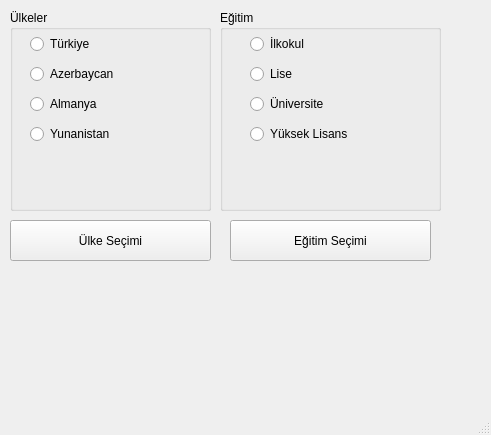
<?xml version="1.0" encoding="UTF-8"?>
<ui version="4.0">
 <class>MainWindow</class>
 <widget class="QMainWindow" name="MainWindow">
  <property name="geometry">
   <rect>
    <x>0</x>
    <y>0</y>
    <width>491</width>
    <height>435</height>
   </rect>
  </property>
  <property name="windowTitle">
   <string>MainWindow</string>
  </property>
  <widget class="QWidget" name="centralwidget">
   <widget class="QLabel" name="lblUlke">
    <property name="geometry">
     <rect>
      <x>10</x>
      <y>280</y>
      <width>201</width>
      <height>101</height>
     </rect>
    </property>
    <property name="text">
     <string/>
    </property>
   </widget>
   <widget class="QLabel" name="lblEgitim">
    <property name="geometry">
     <rect>
      <x>230</x>
      <y>280</y>
      <width>201</width>
      <height>101</height>
     </rect>
    </property>
    <property name="text">
     <string/>
    </property>
   </widget>
   <widget class="QPushButton" name="btnUlke">
    <property name="geometry">
     <rect>
      <x>10</x>
      <y>220</y>
      <width>201</width>
      <height>41</height>
     </rect>
    </property>
    <property name="text">
     <string>Ülke Seçimi</string>
    </property>
   </widget>
   <widget class="QPushButton" name="btnEgitim">
    <property name="geometry">
     <rect>
      <x>230</x>
      <y>220</y>
      <width>201</width>
      <height>41</height>
     </rect>
    </property>
    <property name="text">
     <string>Eğitim Seçimi</string>
    </property>
   </widget>
   <widget class="QGroupBox" name="groupBoxUlke">
    <property name="geometry">
     <rect>
      <x>10</x>
      <y>10</y>
      <width>201</width>
      <height>201</height>
     </rect>
    </property>
    <property name="sizePolicy">
     <sizepolicy hsizetype="Preferred" vsizetype="Preferred">
      <horstretch>0</horstretch>
      <verstretch>0</verstretch>
     </sizepolicy>
    </property>
    <property name="title">
     <string>Ülkeler</string>
    </property>
    <widget class="QWidget" name="gridLayoutWidget">
     <property name="geometry">
      <rect>
       <x>20</x>
       <y>20</y>
       <width>141</width>
       <height>121</height>
      </rect>
     </property>
     <layout class="QGridLayout" name="gridLayoutUlke">
      <item row="2" column="0">
       <widget class="QRadioButton" name="radioAlmanya">
        <property name="text">
         <string>Almanya</string>
        </property>
       </widget>
      </item>
      <item row="0" column="0">
       <widget class="QRadioButton" name="radioTurkiye">
        <property name="text">
         <string>Türkiye</string>
        </property>
       </widget>
      </item>
      <item row="1" column="0">
       <widget class="QRadioButton" name="radioAzerbaycan">
        <property name="text">
         <string>Azerbaycan</string>
        </property>
       </widget>
      </item>
      <item row="3" column="0">
       <widget class="QRadioButton" name="radioYunanistan">
        <property name="text">
         <string>Yunanistan</string>
        </property>
       </widget>
      </item>
     </layout>
    </widget>
   </widget>
   <widget class="QGroupBox" name="groupBoxEgitim">
    <property name="geometry">
     <rect>
      <x>220</x>
      <y>10</y>
      <width>221</width>
      <height>201</height>
     </rect>
    </property>
    <property name="title">
     <string>Eğitim</string>
    </property>
    <widget class="QWidget" name="gridLayoutWidget_2">
     <property name="geometry">
      <rect>
       <x>30</x>
       <y>20</y>
       <width>141</width>
       <height>121</height>
      </rect>
     </property>
     <layout class="QGridLayout" name="gridLayoutEgitim">
      <item row="2" column="0">
       <widget class="QRadioButton" name="radioUniversite">
        <property name="text">
         <string>Üniversite</string>
        </property>
       </widget>
      </item>
      <item row="0" column="0">
       <widget class="QRadioButton" name="radioilkokul">
        <property name="text">
         <string>İlkokul</string>
        </property>
       </widget>
      </item>
      <item row="1" column="0">
       <widget class="QRadioButton" name="radioLise">
        <property name="text">
         <string>Lise</string>
        </property>
       </widget>
      </item>
      <item row="3" column="0">
       <widget class="QRadioButton" name="radioYuksekLisans">
        <property name="text">
         <string>Yüksek Lisans</string>
        </property>
       </widget>
      </item>
     </layout>
    </widget>
   </widget>
  </widget>
  <widget class="QMenuBar" name="menubar">
   <property name="geometry">
    <rect>
     <x>0</x>
     <y>0</y>
     <width>491</width>
     <height>22</height>
    </rect>
   </property>
  </widget>
  <widget class="QStatusBar" name="statusbar"/>
 </widget>
 <resources/>
 <connections/>
</ui>
